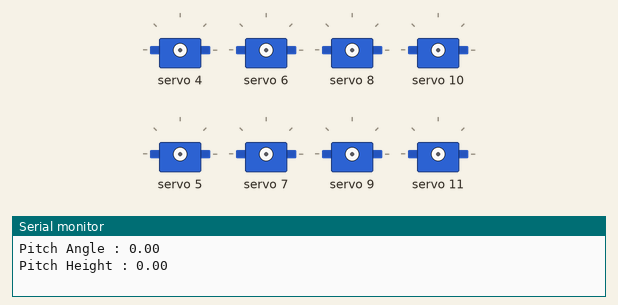
This sketch was run on a simulated Arduino Uno, built with avr-gcc and run on an emulated ATmega328P. On the bench: 8 × servo, the last lines printed to the serial monitor.

Above: at 0.05 s.
At 3.15 s:
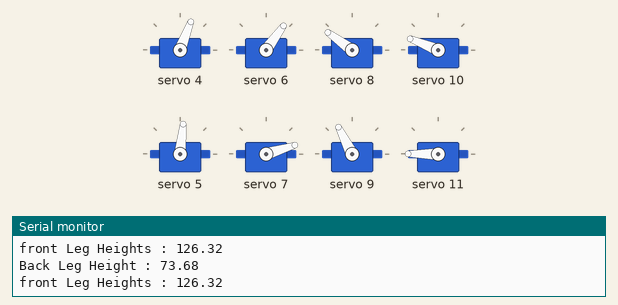
At 5.35 s:
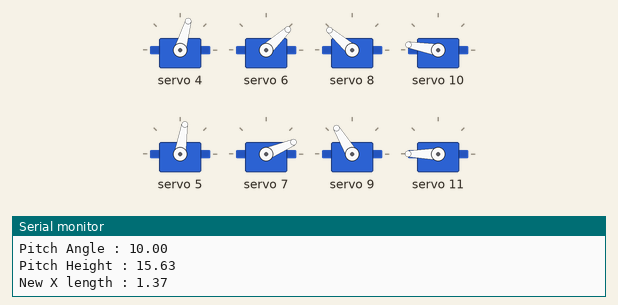
At 10.35 s:
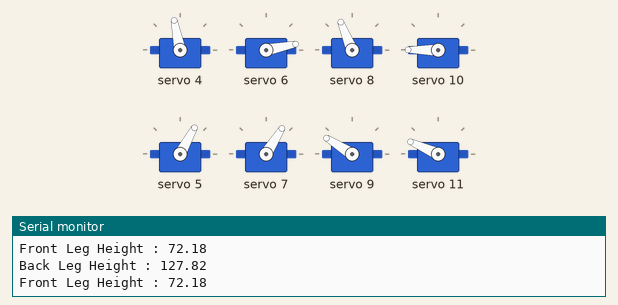
At 12.45 s:
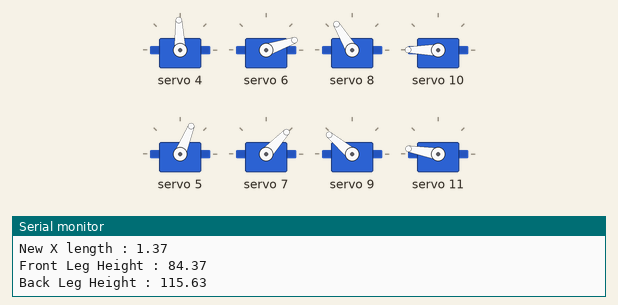
Timing chart, 0 to 19.6 s (numbered marks = the images above):
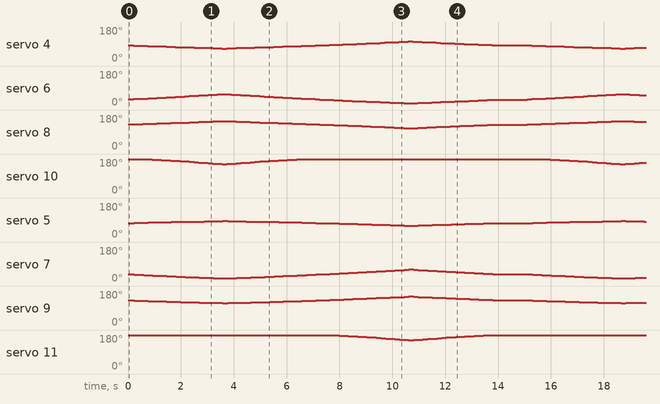

The sketch:

quad_pitch.ino
```cpp
#include <Wire.h>
#include <Adafruit_PWMServoDriver.h>

Adafruit_PWMServoDriver myServo = Adafruit_PWMServoDriver();

#define SERVOMIN 150
#define SERVOMAX 600
#define USMIN 460
#define USMAX 2040
#define SERVO_FREQ 60

uint8_t servonum = 0;
uint8_t numberOfServos = 6;
int i = 75;
float a, b, A, B, C;
//float a, b, c;
float theta;
float toDegree = 57.2958;
float halfLength = 90;


void setup()
{
  Serial.begin(9600);
  myServo.begin();
  myServo.setPWMFreq(SERVO_FREQ);
  delay(10);
  a = 64.0, b = 90.0;
}

void loop() {
//  ik_y(i,107);
//  ik_x(i,107);
//  servoPose(i);
//  ik_pitch(-30,107);

for (int i=0; i<20; i+=1){
  ik_pitch(i,100);
  delay(50);
}
for (int i=20; i>0; i-=1){
  ik_pitch(i,100);
  delay(50);
}
for (int i=0; i>-20; i-=1){
  ik_pitch(i,100);
  delay(50);
}
for (int i=-20; i<0; i+=1){
  ik_pitch(i,100);
  delay(50);
}
delay(1000);


}


void servoPose(int c){
  A = acos((pow(b,2)+pow(c,2)-pow(a,2))/(2*b*c));
  B = acos((pow(a,2)+pow(c,2)-pow(b,2))/(2*a*c));
  C = acos((pow(a,2)+pow(b,2)-pow(c,2))/(2*a*b));
  float bDegree = ((B*180)/3.142);
  float cDegree = ((C*180)/3.142);
  theta = 3.142 - (C*2);
  float thetaDegree = ((theta*180)/3.142);
  Serial.print("B : ");
  Serial.println(bDegree);
  Serial.print("C : ");
  Serial.println(cDegree-45);
  Serial.print("Theta : ");
  Serial.println(thetaDegree);

// Right Side
    myServo.writeMicroseconds(8, map((180-bDegree),0,180,930,2400));
    myServo.writeMicroseconds(10, map((180-(cDegree-45)),0,180,1150,2750));
    myServo.writeMicroseconds(9, map((180-bDegree),0,180,930,2350));
    myServo.writeMicroseconds(11, map((180-(cDegree-45)),0,180,1150,2750));
//Left Side
    myServo.writeMicroseconds(5, map(bDegree,0,180,950,2000));
    myServo.writeMicroseconds(4, map(bDegree,0,180,900,2350));
    myServo.writeMicroseconds(6, map((cDegree-45),0,180,600,2000));
    myServo.writeMicroseconds(7, map((cDegree-45),0,180,650,2000));

}

void ik_x(float newX, float z){
    float tempAngleX = atan(newX/z);
    float zNew = (z/cos(tempAngleX));
    B = acos((pow(a,2)+pow(zNew,2)-pow(b,2))/(2*a*zNew));
    C = acos((pow(a,2)+pow(b,2)-pow(zNew,2))/(2*a*b));

    float bDegree = ((B*180)/3.142);
    float cDegree = ((C*180)/3.142);
    float tempDegree = (tempAngleX*180)/3.142;
    theta = 3.142 - (C*2);
    float thetaDegree = ((theta*180)/3.142);
    Serial.print("B : ");
    Serial.println(180-(bDegree-tempDegree));
    Serial.print("C : ");
    Serial.println(180-(cDegree-45));
    Serial.print("TempAngle : ");
    Serial.println((tempAngleX*180)/3.142);
    Serial.print("Theta : ");
    Serial.println(thetaDegree);

// Right Side
  myServo.writeMicroseconds(8, map((180-(bDegree-tempDegree)),0,180,930,2400));
  myServo.writeMicroseconds(10, map((180-(cDegree-45)),0,180,1150,2750));
  myServo.writeMicroseconds(9, map((180-(bDegree-tempDegree)),0,180,930,2400));
  myServo.writeMicroseconds(11, map((180-(cDegree-45)),0,180,1150,2750));

  //Left Side
    myServo.writeMicroseconds(5, map((bDegree-tempDegree),0,180,950,2000));
    myServo.writeMicroseconds(4, map((bDegree-tempDegree),0,180,900,2350));
    myServo.writeMicroseconds(6, map((cDegree-45),0,180,600,2000));
    myServo.writeMicroseconds(7, map((cDegree-45),0,180,650,2000));


}

void ik_y(float newY, float z){
    float tempAngleY = atan(newY/z);
    float zNew = (z/cos(tempAngleY));

    B = acos((pow(a,2)+pow(zNew,2)-pow(b,2))/(2*a*zNew));
    C = acos((pow(a,2)+pow(b,2)-pow(zNew,2))/(2*a*b));

    float bDegree = ((B*180)/3.142);
    float cDegree = ((C*180)/3.142);
    float tempDegree = (tempAngleY*180)/3.142;
    theta = 3.142 - (C*2);
    float thetaDegree = ((theta*180)/3.142);
    Serial.print("B : ");
    Serial.println(bDegree);
    Serial.print("C : ");
    Serial.println(cDegree-45);
    Serial.print("TempAngle Y : ");
    Serial.println(90-(tempDegree));

    myServo.writeMicroseconds(2,map((90-(tempDegree)), 0,180,930,2400));
    myServo.writeMicroseconds(3,map((90-(tempDegree)), 0,180,930,2400));
    myServo.writeMicroseconds(8, map((180-bDegree),0,180,930,2400));
    myServo.writeMicroseconds(10, map((180-(cDegree-45)),0,180,1150,2750));
    myServo.writeMicroseconds(9, map((180-bDegree),0,180,930,2400));
    myServo.writeMicroseconds(11, map((180-(cDegree-45)),0,180,1150,2750));

// Left Side
    myServo.writeMicroseconds(0,map((90-(tempDegree)), 0,180,900,2350));
    myServo.writeMicroseconds(1,map((90-(tempDegree)), 0,180,900,2350));
    myServo.writeMicroseconds(5, map(bDegree,0,180,950,2000));
    myServo.writeMicroseconds(4, map(bDegree,0,180,900,2350));
    myServo.writeMicroseconds(6, map((cDegree-45),0,180,600,2000));
    myServo.writeMicroseconds(7, map((cDegree-45),0,180,650,2000));

}
void ik_pitch(float angle, float z){
    Serial.print("Pitch Angle : ");
    Serial.println(angle);
  float ptHeight = halfLength*sin((angle*3.142)/180);
    Serial.print("Pitch Height : ");
    Serial.println(ptHeight);
  float newX = halfLength*(1-cos((angle*3.142)/180));
    Serial.print("New X length : ");
    Serial.println(newX);

if (angle >= 0){
  for(int i=0; i<4; i++){
    if (i==0 || i==2){
      float zf = z+ptHeight;
      Serial.print("front Leg Heights : ");
      Serial.println(zf);
      float tempAngleX = atan((0-newX)/zf);
      float zNew = (zf/cos(tempAngleX));
      B = acos((pow(a,2)+pow(zNew,2)-pow(b,2))/(2*a*zNew));
      C = acos((pow(a,2)+pow(b,2)-pow(zNew,2))/(2*a*b));

      float bDegree = ((B*180)/3.142);
      float cDegree = ((C*180)/3.142);
      float tempDegree = (tempAngleX*180)/3.142;

      //FL
      myServo.writeMicroseconds(4, map((bDegree-tempDegree),0,180,900,2350));
      myServo.writeMicroseconds(6, map((cDegree-45),0,180,600,2000));
      //FR
      myServo.writeMicroseconds(8, map((180-(bDegree-tempDegree)),0,180,930,2400));
      myServo.writeMicroseconds(10, map((180-(cDegree-45)),0,180,1150,2750));

    }
    if (i==1 || i==3){
      float zb = z-ptHeight;
      Serial.print("Back Leg Height : ");
      Serial.println(zb);
      float tempAngleX = atan((newX)/zb);
      float zNew = (zb/cos(tempAngleX));
      B = acos((pow(a,2)+pow(zNew,2)-pow(b,2))/(2*a*zNew));
      C = acos((pow(a,2)+pow(b,2)-pow(zNew,2))/(2*a*b));

      float bDegree = ((B*180)/3.142);
      float cDegree = ((C*180)/3.142);
      float tempDegree = (tempAngleX*180)/3.142;

//      BL
      myServo.writeMicroseconds(5, map((bDegree-tempDegree),0,180,950,2000));
      myServo.writeMicroseconds(7, map((cDegree-45),0,180,650,2000));
//      BR
      myServo.writeMicroseconds(9, map((180-(bDegree-tempDegree)),0,180,930,2400));
      myServo.writeMicroseconds(11, map((180-(cDegree-45)),0,180,1150,2750));

    }
  }
}else{

  for(int i=0; i<4; i++){
    if (i==0 || i==2){
      float nz = z+(ptHeight);
      Serial.print("Front Leg Height : ");
      Serial.println(nz);
      float tempAngleX = atan((0-newX)/nz);
      float zNew = (nz/cos(tempAngleX));
      B = acos((pow(a,2)+pow(zNew,2)-pow(b,2))/(2*a*zNew));
      C = acos((pow(a,2)+pow(b,2)-pow(zNew,2))/(2*a*b));

      float bDegree = ((B*180)/3.142);
      float cDegree = ((C*180)/3.142);
      float tempDegree = (tempAngleX*180)/3.142;

      //FL
      myServo.writeMicroseconds(4, map((bDegree-tempDegree),0,180,900,2350));
      myServo.writeMicroseconds(6, map((cDegree-45),0,180,600,2000));
      //FR
      myServo.writeMicroseconds(8, map((180-(bDegree-tempDegree)),0,180,930,2400));
      myServo.writeMicroseconds(10, map((180-(cDegree-45)),0,180,1150,2750));

    }
    if (i==1 || i==3){
      float zn = z-(ptHeight);
      Serial.print("Back Leg Height : ");
      Serial.println(zn);
      float tempAngleX = atan((newX)/zn);
      float zNew = (zn/cos(tempAngleX));
      B = acos((pow(a,2)+pow(zNew,2)-pow(b,2))/(2*a*zNew));
      C = acos((pow(a,2)+pow(b,2)-pow(zNew,2))/(2*a*b));

      float bDegree = ((B*180)/3.142);
      float cDegree = ((C*180)/3.142);
      float tempDegree = (tempAngleX*180)/3.142;

//      BL
      myServo.writeMicroseconds(5, map((bDegree-tempDegree),0,180,950,2000));
      myServo.writeMicroseconds(7, map((cDegree-45),0,180,650,2000));
//      BR
      myServo.writeMicroseconds(9, map((180-(bDegree-tempDegree)),0,180,930,2400));
      myServo.writeMicroseconds(11, map((180-(cDegree-45)),0,180,1150,2750));

    }
  }

}


//    theta = 3.142 - (C*2);
//    float thetaDegree = ((theta*180)/3.142);
//    Serial.print("B : ");
//    Serial.println(180-(bDegree-tempDegree));
//    Serial.print("C : ");
//    Serial.println(180-(cDegree-45));
//    Serial.print("TempAngle : ");
//    Serial.println((tempAngleX*180)/3.142);
//    Serial.print("Theta : ");
//    Serial.println(thetaDegree);

//// Right Side
//    myServo.writeMicroseconds(8, map((180-(bDegree-tempDegree)),0,180,930,2400));
//    myServo.writeMicroseconds(10, map((180-(cDegree-45)),0,180,1150,2750));
//
//    myServo.writeMicroseconds(9, map((180-(bDegree-tempDegree)),0,180,930,2400));
//    myServo.writeMicroseconds(11, map((180-(cDegree-45)),0,180,1150,2750));
//
//  //Left Side
//    myServo.writeMicroseconds(4, map((bDegree-tempDegree),0,180,900,2350));
//    myServo.writeMicroseconds(6, map((cDegree-45),0,180,600,2000));
//
//    myServo.writeMicroseconds(5, map((bDegree-tempDegree),0,180,950,2000));
//    myServo.writeMicroseconds(7, map((cDegree-45),0,180,650,2000));


}
```
